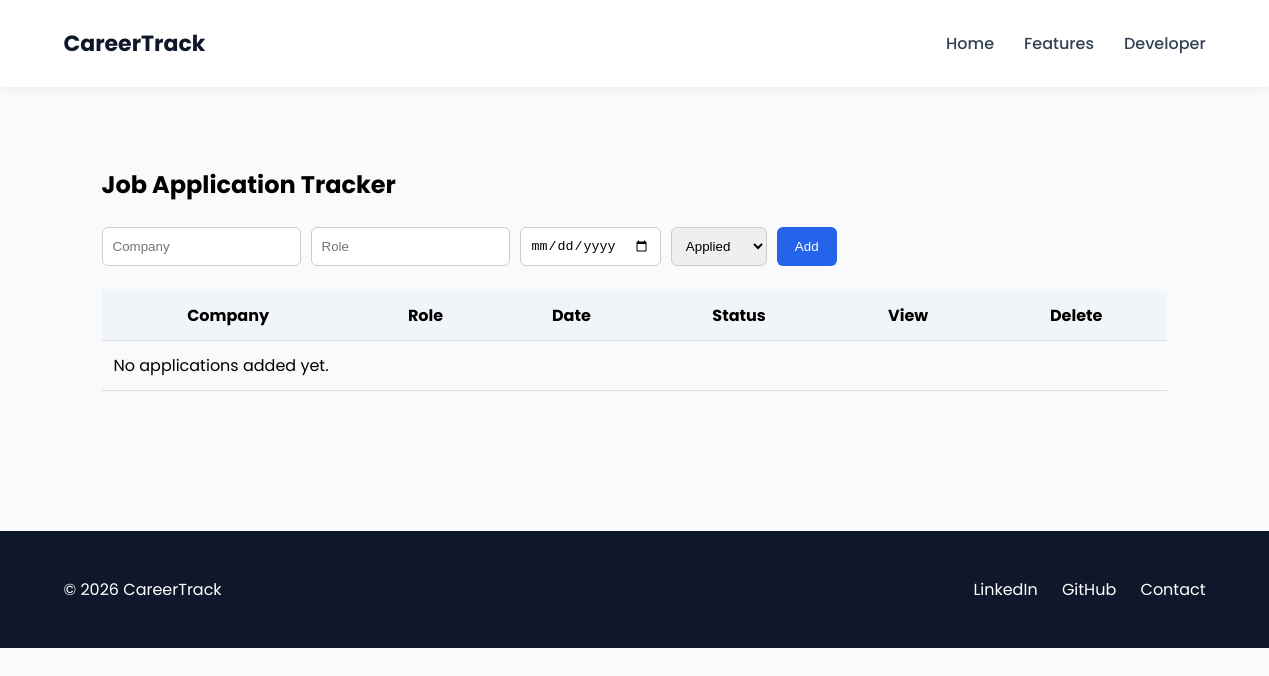
The page /tracker/ on the database as committed earlier.
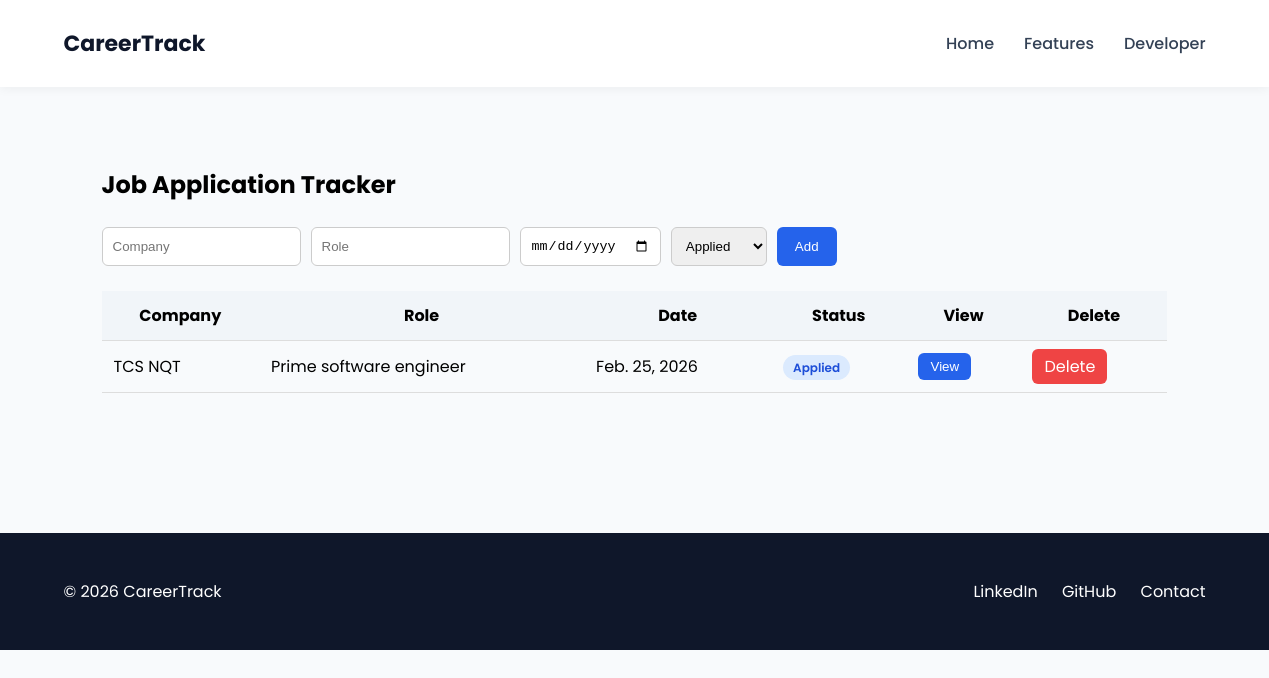
The same page on the database as committed later.
### core/models.py (models this page shows, shortened)
class JobApplication(models.Model):
    STATUS_CHOICES = [
        ('Applied', 'Applied'),
        ('Interview', 'Interview'),
        ('Rejected', 'Rejected'),
        ('Offer', 'Offer'),
    ]
    company = models.CharField(max_length=200)
    role = models.CharField(max_length=200)
    date_applied = models.DateField()
    status = models.CharField(max_length=20, choices=STATUS_CHOICES)

### core/views.py (the view)
# urls.py: path('tracker/', views.tracker, name='tracker'),
def tracker(request):
    jobs = JobApplication.objects.all().order_by('-date_applied')
    return render(request, 'core/tracker.html', {'jobs': jobs})

### core/templates/core/tracker.html (shortened to what this page needs)
{% extends 'base.html' %}
{% load static %}
{% block content %}
<link rel="stylesheet" href="{% static 'css/tracker.css' %}">
<section class="tracker-wrapper">
    <h1>Job Application Tracker</h1>
    <form method="POST" action="{% url 'add_job' %}" class="tracker-form">
        <input type="text" name="company" placeholder="Company" required>
        <input type="text" name="role" placeholder="Role" required>
        <input type="date" name="date" required>
        <select name="status">
            <option>Applied</option>
        </select>
        <button type="submit">Add</button>
    </form>
    <div class="tracker-table">
        <table>
            <thead>
                <tr>
                    <th>Company</th>
                    <th>Role</th>
                    <th>Date</th>
                    <th>Status</th>
                    <th>View</th>
                    <th>Delete</th>
                </tr>
            </thead>
            <tbody>
                {% for job in jobs %}
                <tr>
                    <td>{{ job.company }}</td>
                    <td>{{ job.role }}</td>
                    <td>{{ job.date_applied }}</td>
                    <td>
                        <span class="status {{ job.status|lower }}">
                            {{ job.status }}
                        </span>
                    </td>
                    <td>
                        <button class="view-btn"
                        onclick="showDetails(
                        '{{ job.company|escapejs }}',
                        '{{ job.role|escapejs }}',
                        '{{ job.date_applied }}',
                        '{{ job.status }}')">
                        View
                        </button>
                    </td>
                    <td>
                        <a href="{% url 'delete_job' job.id %}" class="delete-btn">
                            Delete
                        </a>
                    </td>
                </tr>
                {% empty %}
                <tr>
                    <td colspan="6">No applications added yet.</td>
                </tr>
                {% endfor %}
            </tbody>
        </table>
    </div>
</section>
{% endblock %}

### core/templates/base.html (shortened to what this page needs)
{% load static %}
<!DOCTYPE html>
<html lang="en">
<head>
    <link rel="stylesheet" href="{% static 'css/style.css' %}">
    <link rel="stylesheet" href="{% static 'css/home.css' %}">
    <link rel="stylesheet" href="{% static 'css/information.css' %}">
</head>
<body>
<header class="navbar">
    <div class="nav-container">
        <div class="logo">
            CareerTrack
        </div>
        <nav>
            <ul class="nav-links">
            <li><a href="{% url 'home' %}">Home</a></li>
            <li class="features-dropdown">
    <a href="#" id="featuresToggle">Features</a>
    </li>
            <li><a href="{% url 'developer' %}">Developer</a></li>
            </ul>
        </nav>
    </div>
</header>
{% block content %}
{% endblock %}
<footer class="footer">
    <div class="footer-container">
        <p>© 2026 CareerTrack</p>
        <div class="footer-links">
            <a href="#">LinkedIn</a>
            <a href="#">GitHub</a>
            <a href="#">Contact</a>
        </div>
    </div>
</footer>
</body>
</html>

### core/static/css/style.css (style rules this page uses)
body { margin: 0; font-family: 'Poppins', sans-serif; background: #f8fafc; }
.navbar { position: sticky; top: 0; width: 100%; background: white; box-shadow: 0 2px 10px rgba(0,0,0,0.05); z-index: 1000; }
.nav-container { width: 90%; margin: auto; display: flex; align-items: center; justify-content: space-between; padding: 15px 0; }
.logo { font-size: 22px; font-weight: 700; color: #0f172a; }
.nav-links { list-style: none; display: flex; gap: 30px; }
.nav-links a { text-decoration: none; color: #334155; font-weight: 500; transition: 0.3s; }
.footer { background: #0f172a; color: white; margin-top: 80px; }
.footer-container { width: 90%; margin: auto; padding: 30px 0; display: flex; justify-content: space-between; align-items: center; }
.footer-links a { color: white; margin-left: 20px; text-decoration: none; transition: 0.3s; }
.features-dropdown { position: relative; }

### core/static/css/home.css (style rules this page uses)
html { scroll-behavior: smooth; }

### core/static/css/information.css (style rules this page uses)
html { scroll-behavior: smooth; }

### core/static/css/tracker.css (style rules this page uses)
.tracker-wrapper { padding: 60px 8%; }
.tracker-wrapper h1 { margin-bottom: 25px; }
.tracker-form { display: flex; gap: 10px; flex-wrap: wrap; margin-bottom: 25px; }
.tracker-form input, .tracker-form select { padding: 10px; border: 1px solid #ccc; border-radius: 6px; }
.tracker-form button { background: #2563eb; color: white; border: none; padding: 10px 18px; border-radius: 6px; cursor: pointer; }
.tracker-table table { width: 100%; border-collapse: collapse; }
.tracker-table th, .tracker-table td { padding: 12px; border-bottom: 1px solid #ddd; }
.tracker-table th { background: #f1f5f9; }
.status { padding: 4px 10px; border-radius: 20px; font-size: 12px; font-weight: 600; }
.status.applied { background:#dbeafe; color:#1d4ed8; }
.view-btn { background:#2563eb; color:white; border:none; padding:6px 12px; border-radius:6px; cursor:pointer; }
.delete-btn { background:#ef4444; color:white; padding:6px 12px; border-radius:6px; text-decoration:none; }

Rows that differ between the two databases and show on the page:
added JobApplication: company "TCS NQT", role "Prime software engineer", date_applied "Feb. 25, 2026", status "Applied"
Other text that changed with them:
text no longer shown: "No applications added yet."
